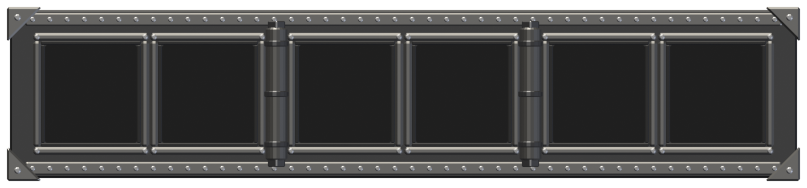
#> input picture ArtSource/UI/V2A/renders/HudCenter.png, 1614 x 376 px (shown at 1/2 size)
$ python -i finish_material_icons.py   (imports and definitions only)
#> lines starting #> are read from the running program, lines starting #| are printed output that depends on the picture
### ArtSource/Tools/compose_icon.py
"""Compone un render 3D (PNG con alpha) dentro del marco metálico de los íconos de items.

Uso:
    python compose_icon.py <render.png> <salida.png> [--locked] [--frame <marco.png>] [--fill 0.94] [--shadow 0]

`--locked` usa el marco desaturado y apaga el render, como los íconos `_locked` del juego.
"""
import argparse
import os

from PIL import Image, ImageChops, ImageEnhance, ImageFilter, ImageOps

_TEMPLATES = os.path.join(os.path.dirname(os.path.abspath(__file__)), "..", "Templates")
FRAME_SELECTED = os.path.join(_TEMPLATES, "icon_frame_selected.png")
FRAME_LOCKED = os.path.join(_TEMPLATES, "icon_frame_locked.png")

# Interior del panel, medido sobre el marco de 364x386 y escalado al tamaño real. Las esquinas
# llevan placas atornilladas que se solapan con el panel, por eso se preservan.
REF_W, REF_H = 364, 386
INSET_X, INSET_TOP, INSET_BOTTOM = 31, 34, 33
CORNER = 78


# [38 lines left out: function clean_frame, not called in this run]


def stylize(render: Image.Image, outline_px: int, shadow_px: int) -> Image.Image:
    render = render.convert("RGBA")
    bbox = render.getchannel("A").getbbox()
    render = render.crop(bbox)
    pad = outline_px + shadow_px + 4
    canvas = Image.new("RGBA", (render.width + pad * 2, render.height + pad * 2), (0, 0, 0, 0))
    canvas.alpha_composite(render, (pad, pad))
    alpha = canvas.getchannel("A")

    outline_a = alpha.filter(ImageFilter.MaxFilter(outline_px * 2 + 1))
    outline = Image.new("RGBA", canvas.size, (12, 11, 10, 255))
    outline.putalpha(outline_a)

    layers = [outline, canvas]
    if shadow_px > 0:
        shadow_a = outline_a.filter(ImageFilter.GaussianBlur(shadow_px)).point(lambda v: int(v * 0.55))
        shadow = Image.new("RGBA", canvas.size, (0, 0, 0, 255))
        shadow.putalpha(ImageChops.offset(shadow_a, shadow_px // 2, shadow_px))
        layers.insert(0, shadow)

    result = Image.new("RGBA", canvas.size, (0, 0, 0, 0))
    for layer in layers:
        result.alpha_composite(layer)
    return result


def grade(render: Image.Image, exposure: float, contrast: float) -> Image.Image:
    rgb, a = render.convert("RGB"), render.getchannel("A")
    rgb = ImageEnhance.Contrast(ImageEnhance.Brightness(rgb).enhance(exposure)).enhance(contrast)
    rgb.putalpha(a)
    return rgb


# [26 lines left out: functions desaturate, compose, not called in this run]


# [13 lines that do not run on import are left out]

### ArtSource/Tools/finish_material_icons.py
"""Íconos de materiales del HUD a partir de las capturas de los pickups (Unity → ScrapWaves → UI → Capture
Material Pickup Icons). Recorta cada captura, la centra en un cuadrado y le pone el contorno de los íconos.

Uso (desde la raíz del repo):
    python ArtSource/Tools/finish_material_icons.py
Escribe Assets/Art/UI/Icons/Materials/Material_<Tipo>.png.
"""
import glob
import os

from PIL import Image

from compose_icon import grade, stylize

REPO = os.path.abspath(os.path.join(os.path.dirname(os.path.abspath(__file__)), "..", ".."))
RENDERS = os.path.join(REPO, "ArtSource", "UI", "MaterialIcons", "renders")
OUT = os.path.join(REPO, "Assets", "Art", "UI", "Icons", "Materials")
SIZE = 128
FILL = 0.86


def finish(path):
#> called with path = '../UI/V2A/renders/HudCenter.png'
    img = Image.open(path).convert("RGBA")
#> img is the input picture: PIL image 1614x376 RGBA; mean R, G, B, A 54.7, 54.4, 53.8, 223.5
    img = grade(img.crop(img.getchannel("A").getbbox()), 1.05, 1.15)
#> in grade, `rgb, a = render.convert("RGB"), render.getchannel("A")`:
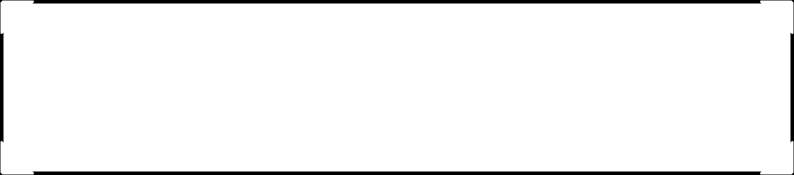
#> a: PIL image 1588x350 L (shown at 1/2 size); min 0, max 255, mean 244
#> in grade, `rgb.putalpha(a)`:
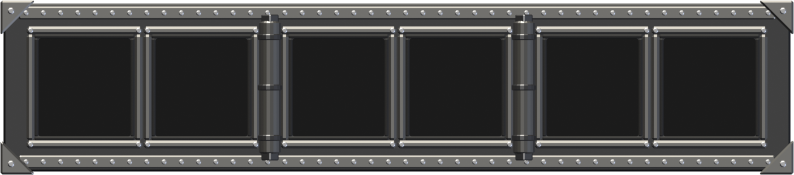
#> rgb: PIL image 1588x350 RGBA (shown at 1/2 size); mean R, G, B, A 62.1, 61.7, 60.9, 244; transparent parts drawn white
    scale = SIZE * FILL / max(img.width, img.height)
#> scale = 0.0693
    img = img.resize((max(1, round(img.width * scale)), max(1, round(img.height * scale))), Image.LANCZOS)
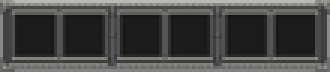
#> img: PIL image 110x24 RGBA (shown 3 times larger); mean R, G, B, A 65.2, 64.9, 63.9, 244.7; transparent parts drawn white
    img = stylize(img, outline_px=3, shadow_px=0)
#> in stylize, `bbox = render.getchannel("A").getbbox()`: bbox = (0, 0, 110, 24)
#> in stylize, `canvas = Image.new("RGBA", (render.width + pad * 2, render.height + pa..`: canvas: PIL image 124x38 RGBA; every value is 0
#> in stylize, `outline_a = alpha.filter(ImageFilter.MaxFilter(outline_px * 2 + 1))`:
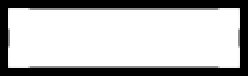
#> outline_a: PIL image 124x38 L (shown 2 times larger); min 0, max 255, mean 183.2
#> in stylize, `outline.putalpha(outline_a)`:
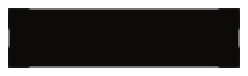
#> outline: PIL image 124x38 RGBA (shown 2 times larger); mean R, G, B, A 12, 11, 10, 183.2; transparent parts drawn white
#> the loop in stylize, `for layer in layers:` made 2 passes
#> after the loop in stylize, `for layer in layers:`:
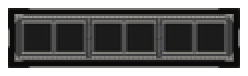
#> result: PIL image 124x38 RGBA (shown 2 times larger); mean R, G, B, A 37.2, 36.8, 36.1, 183.2; transparent parts drawn white
    img.thumbnail((SIZE, SIZE), Image.LANCZOS)
    canvas = Image.new("RGBA", (SIZE, SIZE), (0, 0, 0, 0))
#> canvas: PIL image 128x128 RGBA; every value is 0
    canvas.alpha_composite(img, ((SIZE - img.width) // 2, (SIZE - img.height) // 2))
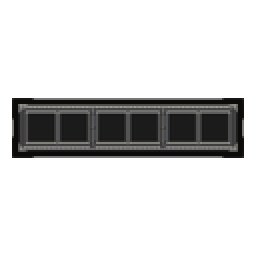
#> canvas: PIL image 128x128 RGBA (shown 2 times larger); mean R, G, B, A 10.7, 10.6, 10.4, 52.7; transparent parts drawn white
    canvas.save(os.path.join(OUT, os.path.basename(path)))


# [5 lines not run here, left out]

>>> result = finish('../UI/V2A/renders/HudCenter.png')

$ run again, on ArtSource/UI/V2B/renders/HudLeft.png
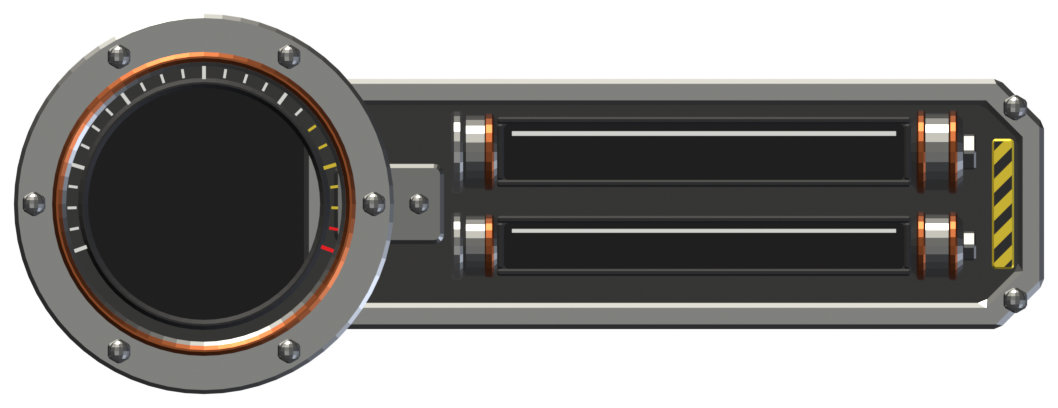
#> input picture ArtSource/UI/V2B/renders/HudLeft.png, 1058 x 408 px
#> in finish, img is the input picture: PIL image 1058x408 RGBA; mean R, G, B, A 50.8, 49.1, 47.1, 163.9
#> in grade, `rgb, a = render.convert("RGB"), render.getchannel("A")`:
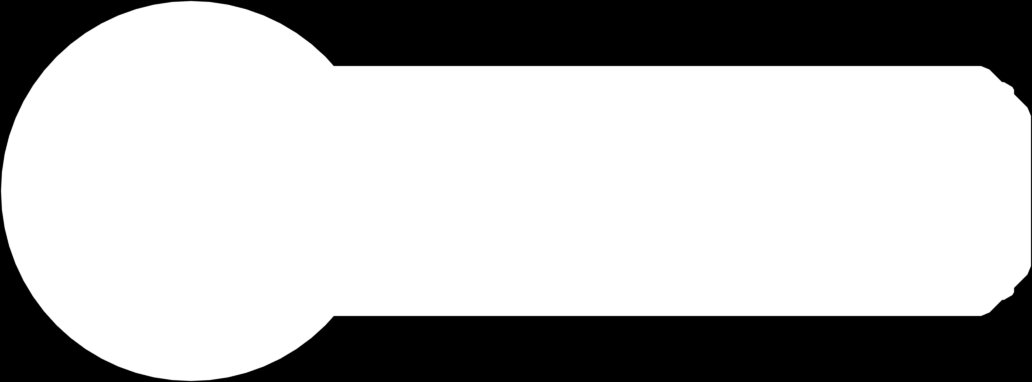
#> a: PIL image 1032x382 L; min 0, max 255, mean 179.5
#> img: PIL image 110x41 RGBA
#> bbox = (0, 0, 110, 41)
#> the loop in stylize, `for layer in layers:` made 2 passes
#> in finish, `canvas.alpha_composite(img, ((SIZE - img.width) // 2, (SIZE - img.heig..`:
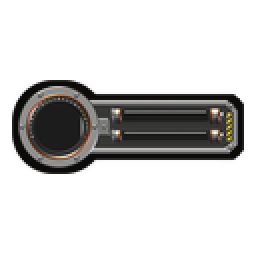
#> canvas: PIL image 128x128 RGBA (shown 2 times larger); mean R, G, B, A 17.4, 16.8, 15.9, 64.1; transparent parts drawn white
